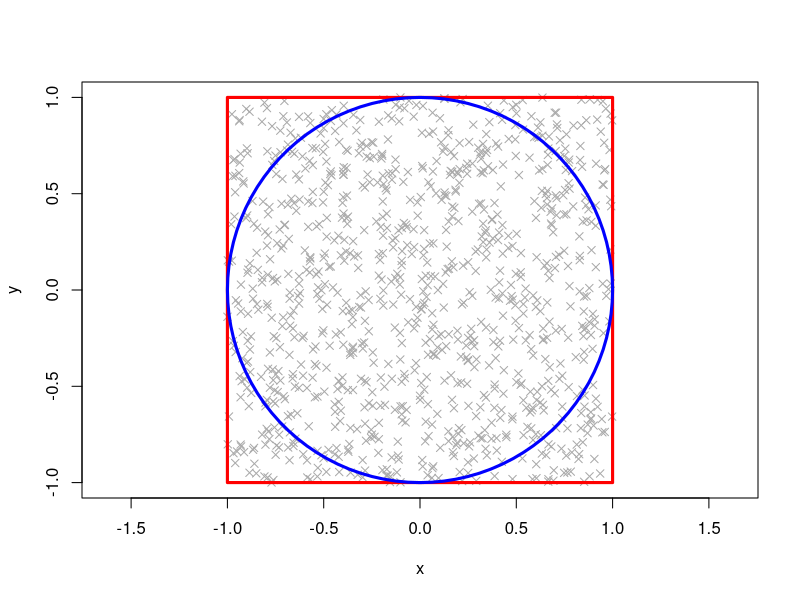

Reproduce this figure in R.
## ---- chunk 1
knitr::opts_chunk$set(echo = FALSE)
## ---- chunk 2
library(plotrix)

x <- runif(1000, -1, 1)
y <- runif(1000, -1 ,1)

plot(x, y, 
     asp = 1, 
     xlim = c(-1, 1), 
     ylim = c(-1, 1),
     xlab = "x", ylab  = "y",
     col = "darkgrey", pch = 4)
rect(-1, -1, 1, 1, border = "red", lwd = 3)
draw.circle(0, 0, 1, border = "blue", lwd = 3)
## ---- chunk 3
set.seed(999)

exponents <- 2:6
pi <- sapply(exponents, function(n) {
    x <- runif(10^n, -1, 1)
    y <- runif(10^n, -1, 1)
    4 * mean(x^2 + y^2 <= 1)
})
cbind(n = 10^exponents, pi)
